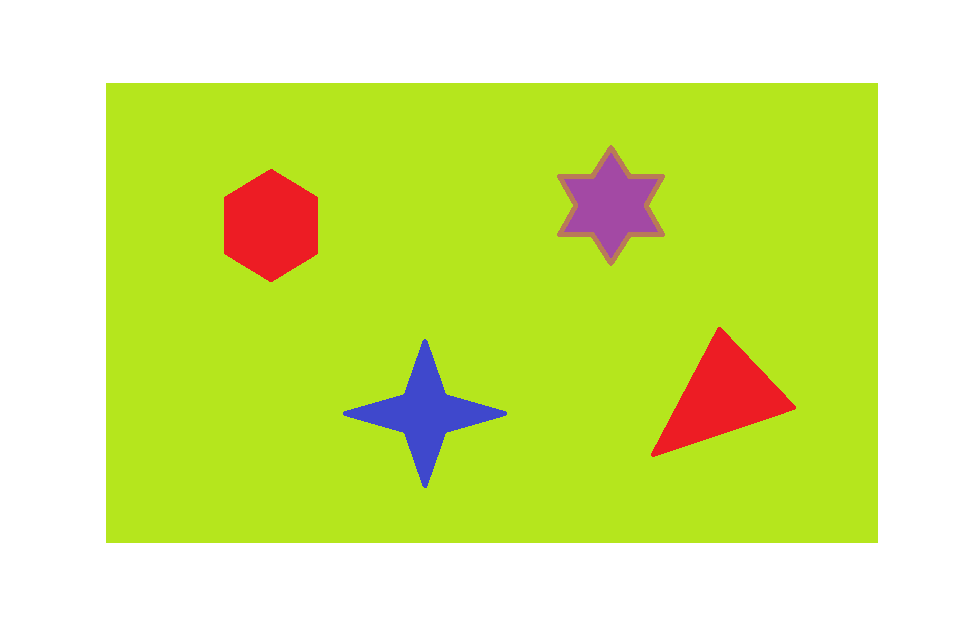
#> input picture Lesson 7/image.png, 960 x 620 px, given in place of video.mp4, which was not available
$ python HWRedMasking.py
#> lines starting #> are read from the running program, lines starting #| are printed output that depends on the picture; after the words box and inside, x2 and y2 are one past the last pixel; in counts of white or black regions, pixels touching at a corner belong together
import cv2
import numpy as np
import time

# Load the video
raw_video = cv2.VideoCapture("Lesson 7/video.mp4")  # Replace with your path

# Get frame properties for output video
frame_width = int(raw_video.get(3))
frame_height = int(raw_video.get(4))
fps = int(raw_video.get(cv2.CAP_PROP_FPS))

# Define the codec and create VideoWriter object
fourcc = cv2.VideoWriter_fourcc(*'XVID')
video = cv2.VideoWriter('output_green.avi', fourcc, fps, (frame_width, frame_height))

time.sleep(1)

while raw_video.isOpened():
    ret, frame = raw_video.read()
#> frame is the input picture: shape (620, 960, 3); mean B, G, R 123.7, 231.1, 210.9
    if not ret:
        break

    # Flip frame (optional, based on your use-case)
    frame = np.flip(frame, axis=1)
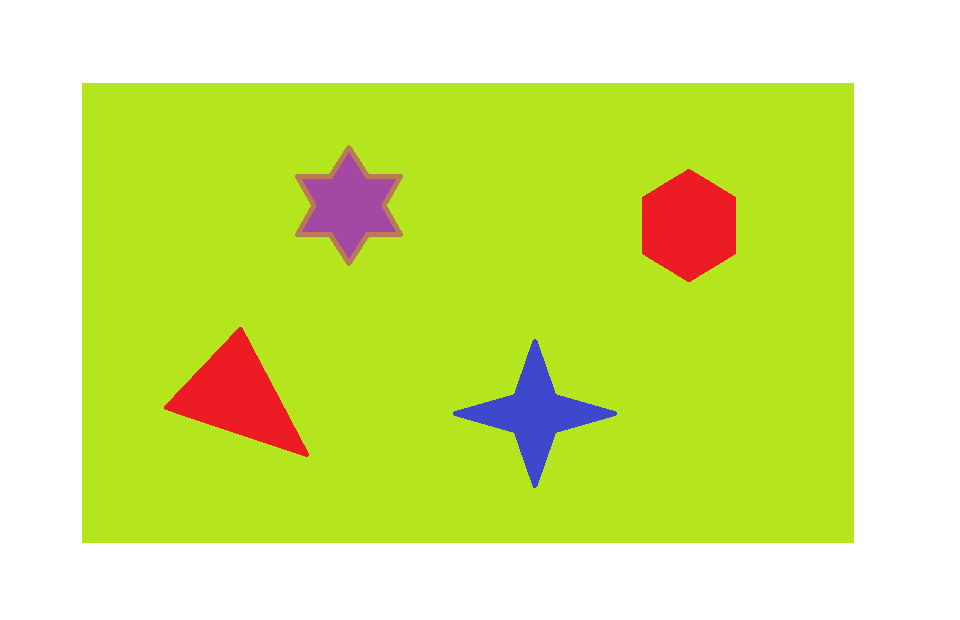
#> frame: shape (620, 960, 3); mean B, G, R 123.7, 231.1, 210.9

    # Convert to HSV color space
    hsv = cv2.cvtColor(frame, cv2.COLOR_BGR2HSV)
#> hsv: shape (620, 960, 3); mean H, S, V 27.7, 131.6, 239.3

    # Define red color ranges in HSV
    lower_red1 = np.array([0, 120, 70])
    upper_red1 = np.array([10, 255, 255])
    mask1 = cv2.inRange(hsv, lower_red1, upper_red1)
#> mask1: shape (620, 960); every value is 0

    lower_red2 = np.array([170, 120, 70])
    upper_red2 = np.array([180, 255, 255])
    mask2 = cv2.inRange(hsv, lower_red2, upper_red2)
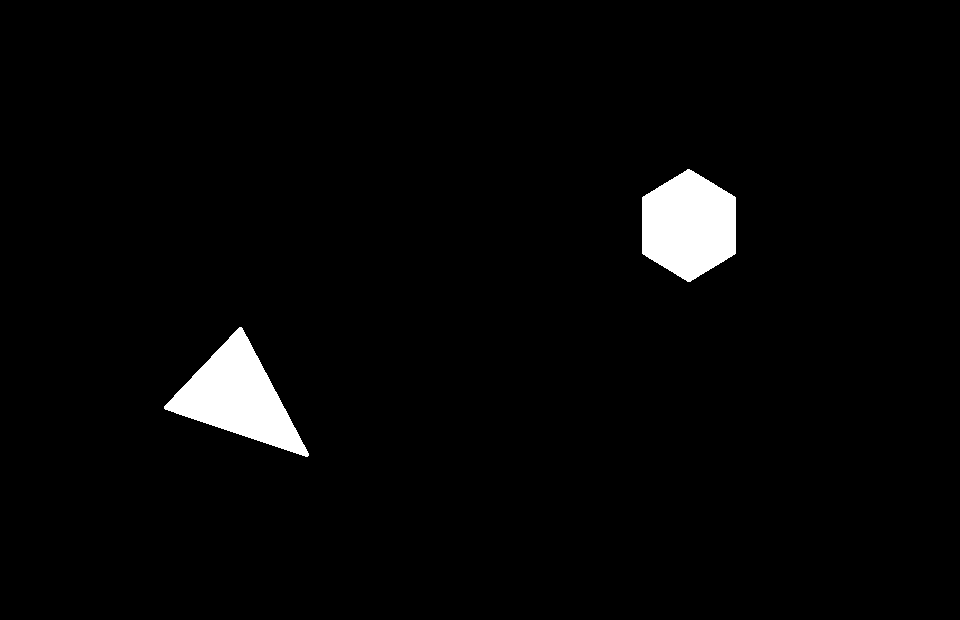
#> mask2: shape (620, 960); 2.7% white; 2 white regions, box (x1, y1, x2, y2) and area: (164, 327, 309, 457) 8205, (642, 169, 736, 282) 8022

    red_mask = mask1 + mask2

    # Create green image
    green_img = np.zeros_like(frame)
    green_img[:] = [0, 255, 0]

    # Apply masks
    green_part = cv2.bitwise_and(green_img, green_img, mask=red_mask)
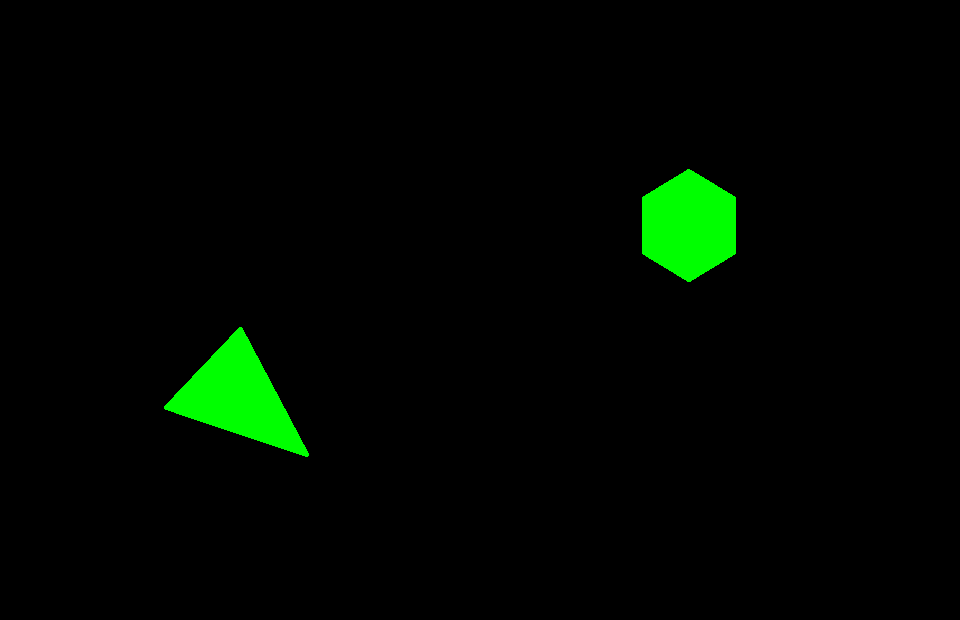
#> green_part: shape (620, 960, 3); mean of channels 0, 1, 2 0, 7, 0; drawn as B, G, R
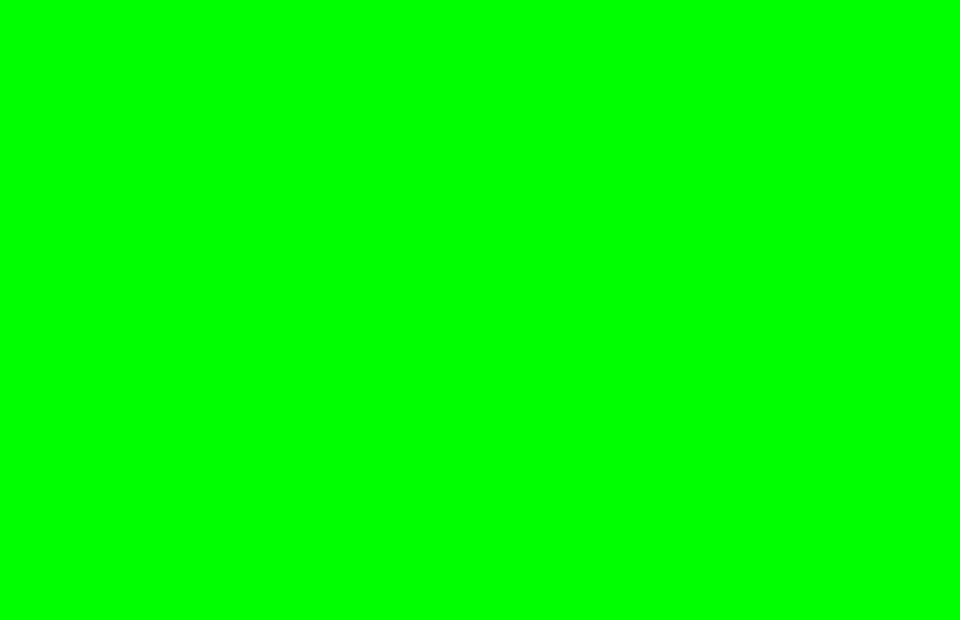
#> green_img: shape (620, 960, 3); mean of channels 0, 1, 2 0, 255, 0; drawn as B, G, R
    rest = cv2.bitwise_and(frame, frame, mask=cv2.bitwise_not(red_mask))
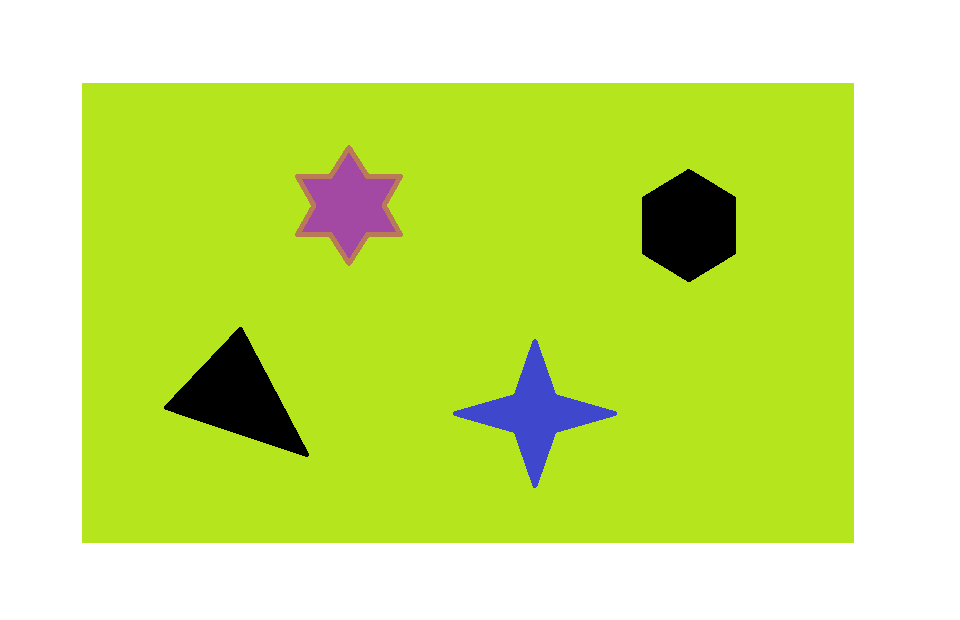
#> rest: shape (620, 960, 3); mean B, G, R 122.7, 230.3, 204.4
    final_output = cv2.add(rest, green_part)
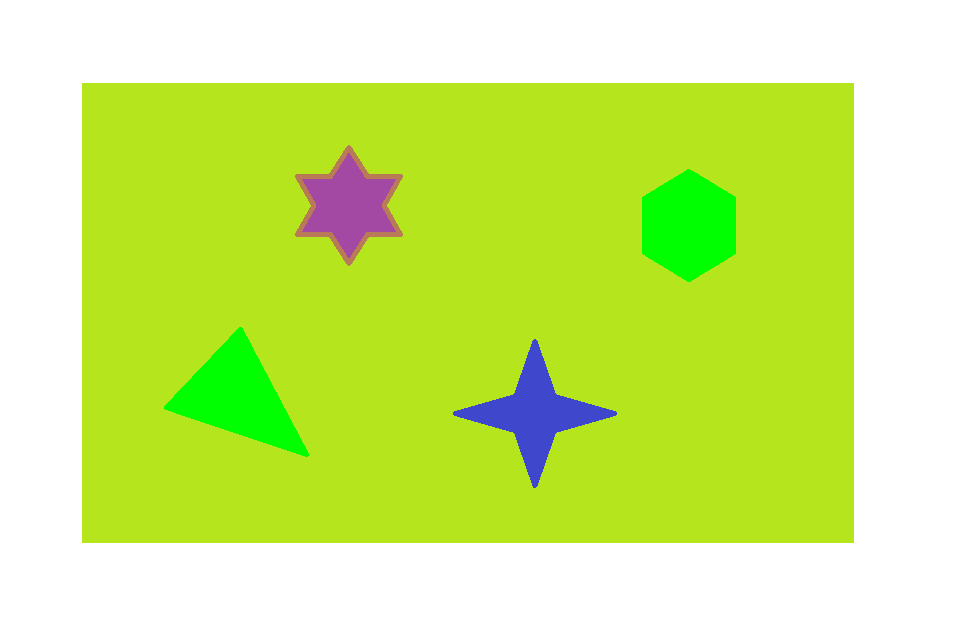
#> final_output: shape (620, 960, 3); mean B, G, R 122.7, 237.3, 204.4

    # Show and save the output
    cv2.imshow("Red to Green", final_output)
    video.write(final_output)

    if cv2.waitKey(10) == 27:  # ESC key to exit
#> (key Esc is pressed here)
        break

# Release resources
raw_video.release()
video.release()
cv2.destroyAllWindows()
